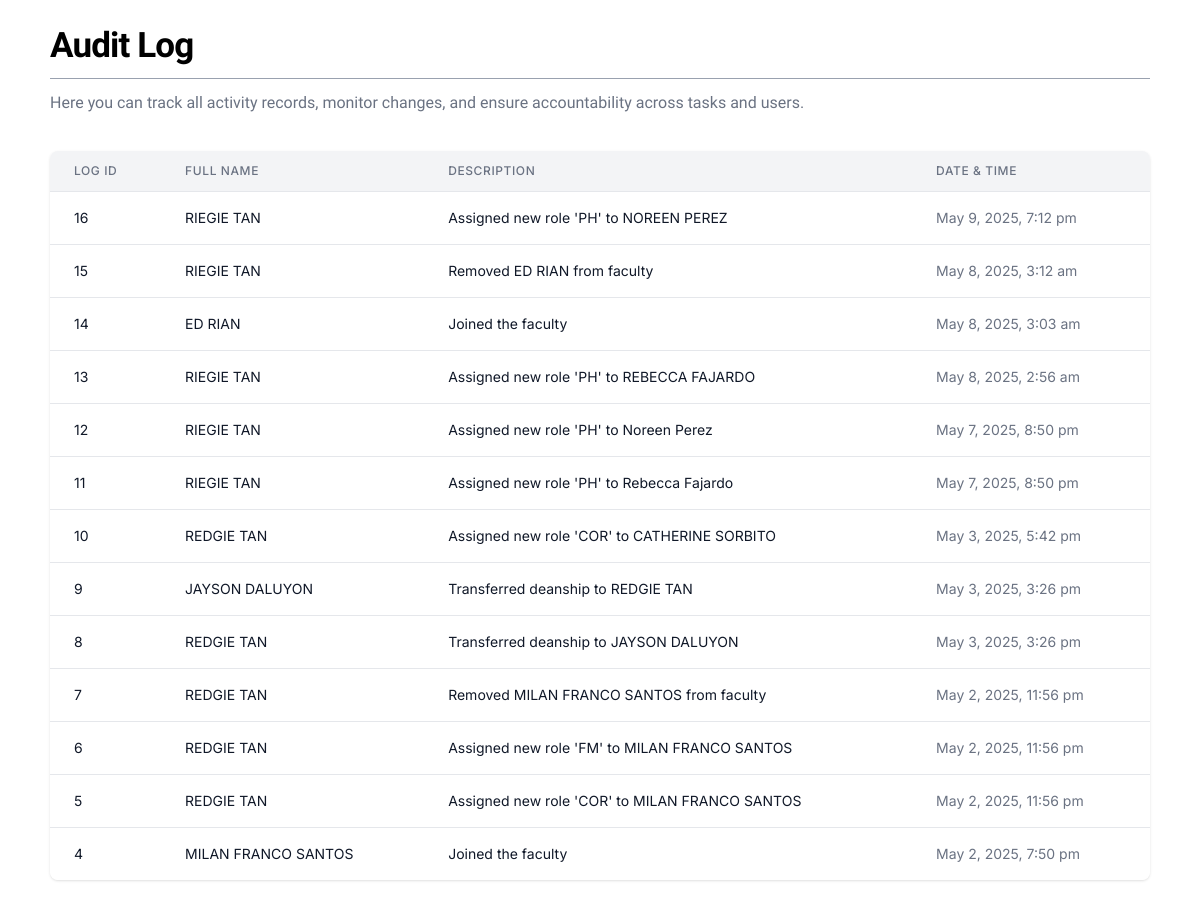
Page /main/auditlog/audit_log_frame.php (signed in) on the earlier database version.
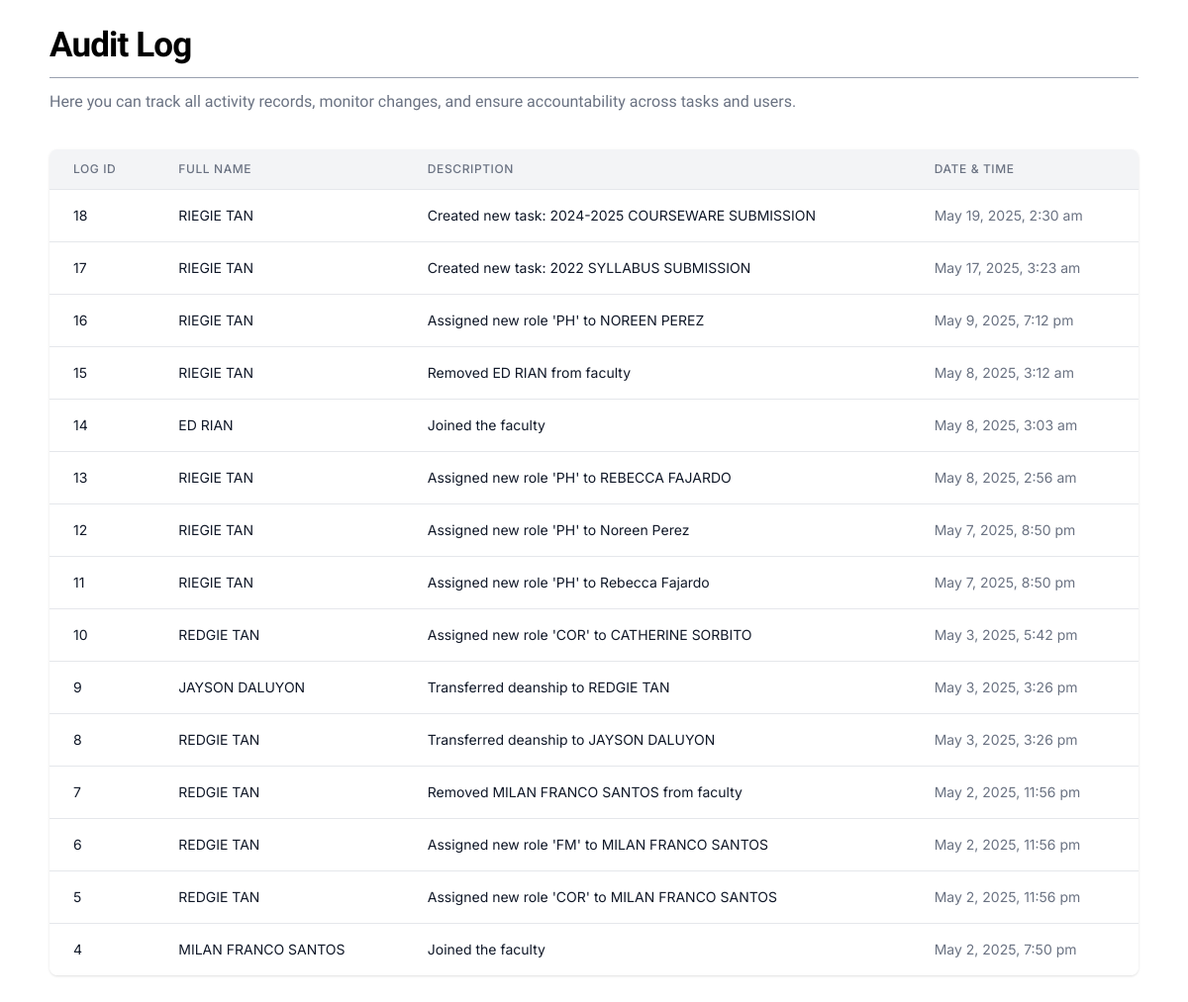
Same page on the later database version.
### tables this page shows
CREATE TABLE `auditlog` (
  `AuditLogID` int(11) NOT NULL AUTO_INCREMENT,
  `FacultyID` int(11) DEFAULT NULL,
  `PersonnelID` int(11) DEFAULT NULL,
  `FullName` varchar(100) NOT NULL,
  `Description` text NOT NULL,
  `LogDateTime` datetime NOT NULL DEFAULT current_timestamp(),
  PRIMARY KEY (`AuditLogID`),
  KEY `FacultyID` (`FacultyID`),
  KEY `PersonnelID` (`PersonnelID`),
  CONSTRAINT `fk_auditlog_faculty` FOREIGN KEY (`FacultyID`) REFERENCES `faculties` (`FacultyID`) ON DELETE SET NULL,
  CONSTRAINT `fk_auditlog_personnel` FOREIGN KEY (`PersonnelID`) REFERENCES `personnel` (`PersonnelID`) ON DELETE SET NULL
);

### main/auditlog/audit_log_frame.php (the view, shortened to what this page needs)
<?php
$conn = new mysqli("localhost", "root", "", "cms");
$accountID = $_SESSION['AccountID'];
$sql = "SELECT personnel.FacultyID, faculties.Faculty
        FROM personnel
        JOIN faculties ON personnel.FacultyID = faculties.FacultyID
        WHERE personnel.AccountID = ?";
$stmt = $conn->prepare($sql);
$stmt->bind_param("i", $accountID);
$stmt->execute();
$result = $stmt->get_result();
if ($result && $result->num_rows > 0) {
    $row = $result->fetch_assoc();
    $facultyID = $row['FacultyID'];
} else {
    $facultyName = "No Faculty Assigned";
}
$auditLogs = [];
if (!empty($facultyID)) {
    $logQuery = "SELECT AuditLogID, FullName, Description, LogDateTime
             FROM auditlog
             WHERE FacultyID = ?
             ORDER BY LogDateTime DESC";
    $logStmt = $conn->prepare($logQuery);
    $logStmt->bind_param("i", $facultyID);
    $logStmt->execute();
    $logResult = $logStmt->get_result();
    while ($logRow = $logResult->fetch_assoc()) {
        $auditLogs[] = $logRow;
    }
}
?>
<!DOCTYPE html>
<html lang="en">
<head>
    <link href="../../src/tailwind/output.css" rel="stylesheet" />
</head>
<body>
<div class="flex-1 flex flex-col px-[50px] pt-[15px] overflow-y-auto pb-[100px]">
    <h1 class="py-[5px] text-[35px] tracking-tight font-overpass font-bold">Audit Log</h1>
    <hr class="border-gray-400">
    <p class="text-gray-500 mt-3 mb-5 font-onest">
    Here you can track all activity records, monitor changes, and ensure accountability across tasks and users.
    </p>
    <div class="w-full overflow-auto bg-white shadow rounded-lg mt-4">
    <table class="min-w-full divide-y divide-gray-200">
        <thead class="bg-gray-100">
            <tr>
                <th class="px-6 py-3 text-left text-xs font-medium text-gray-500 uppercase tracking-wider">Log ID</th>
                <th class="px-6 py-3 text-left text-xs font-medium text-gray-500 uppercase tracking-wider">Full Name</th>
                <th class="px-6 py-3 text-left text-xs font-medium text-gray-500 uppercase tracking-wider">Description</th>
                <th class="px-6 py-3 text-left text-xs font-medium text-gray-500 uppercase tracking-wider">Date & Time</th>
            </tr>
        </thead>
        <tbody class="bg-white divide-y divide-gray-200">
            <?php if (!empty($auditLogs)): ?>
                <?php foreach ($auditLogs as $log): ?>
                    <tr>
                        <td class="px-6 py-4 text-sm text-gray-900"><?php echo $log['AuditLogID']; ?></td>
                        <td class="px-6 py-4 text-sm text-gray-900"><?php echo htmlspecialchars($log['FullName']); ?></td>
                        <td class="px-6 py-4 text-sm text-gray-900"><?php echo htmlspecialchars($log['Description']); ?></td>
                        <td class="px-6 py-4 text-sm text-gray-500"><?php echo date('F j, Y, g:i a', strtotime($log['LogDateTime'])); ?></td>
                    </tr>
                <?php endforeach; ?>
            <?php else: ?>
                <tr>
                    <td colspan="4" class="px-6 py-4 text-center text-sm text-gray-500">No audit log entries found for this faculty.</td>
                </tr>
            <?php endif; ?>
        </tbody>
    </table>
</div>
    </div>
</body>
</html>

Differences in the rows shown:
added auditlog: AuditLogID "18", FullName "RIEGIE TAN", Description "Created new task: 2024-2025 COURSEWARE SUBMISSION", LogDateTime "May 19, 2025, 2:30 am"
added auditlog: AuditLogID "17", FullName "RIEGIE TAN", Description "Created new task: 2022 SYLLABUS SUBMISSION", LogDateTime "May 17, 2025, 3:23 am"
